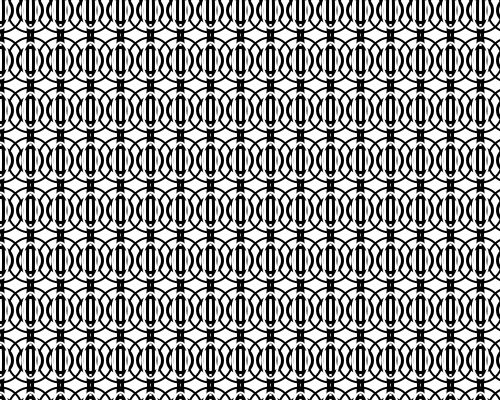
Frame 1 (no input)
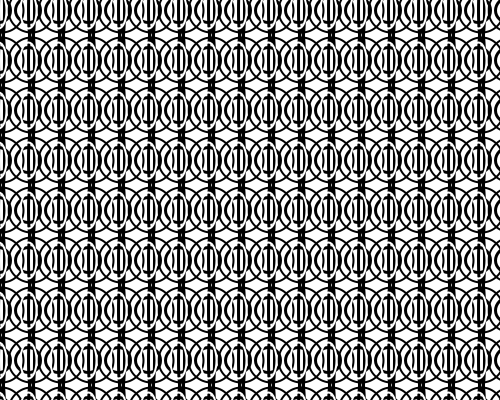
Frame 60 (the mouse pressed at the canvas centre just before this capture)
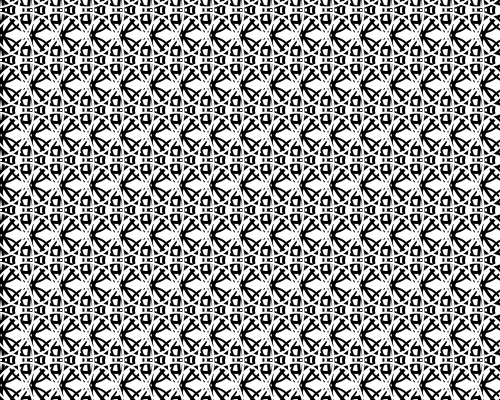
Frame 120 (the mouse held since frame 60 and released just before this capture)

The Processing sketch that drew these frames (run headless with seeded random() and noise(); from frame 60 on, the mouse is pressed at the canvas centre):

// Processing sketch: processing_8611
// ── processing_8611.pde

int m=-30;
int n=-30;
int o=-30;
int p=-30;
int xz=1;

void setup () {
  size (500,400);
  smooth();
  noFill();
}

void draw (){
  stroke(0);
  background(255);
  rMovingCircles ();
  lMovingCircles ();
  lMovingOvals ();
  rMovingOvals ();
  
  if (mousePressed) {
    xz=xz+1;
  }
  if (mousePressed && xz>width/3){
    xz=1;
  }

}


void rMovingCircles (){
  strokeWeight(3);
for (int x=m; x<530; x=x+30){
    for(int y=10; y<height+100; y=y+50){
      ellipse(x,y,25,25);
    }
  }
  m=m+1;
  if (m>0){
  m=-30;
  }
}

void lMovingCircles (){
  strokeWeight(2);
  for (int x=n; x<530; x=x+30){
    for(int y=10; y<height+100; y=y+50){
      ellipse(x,y,45,45);
    }
  }
  n=n-1;
  if (m>0){
  n=-30;
  }
}

void lMovingOvals (){
    strokeWeight(3);
  for (int x=o; x<530; x=x+30){
    for(int y=-40; y<height+100; y=y+50){
      ellipse(x,y,5+xz,65+(xz/2));
    }
  }
  o=o-1;
  if (m>0){
  o=-30;
  }
}

void rMovingOvals (){
  strokeWeight(2);
  stroke(255);
  for (int x=p; x<530; x=x+30){
    for(int y=-40; y<height+100; y=y+50){
      ellipse(x,y,15+xz,35+xz);
    }
  }
  p=p+1;
  if (p>0){
  p=-30;
  }
}
  
